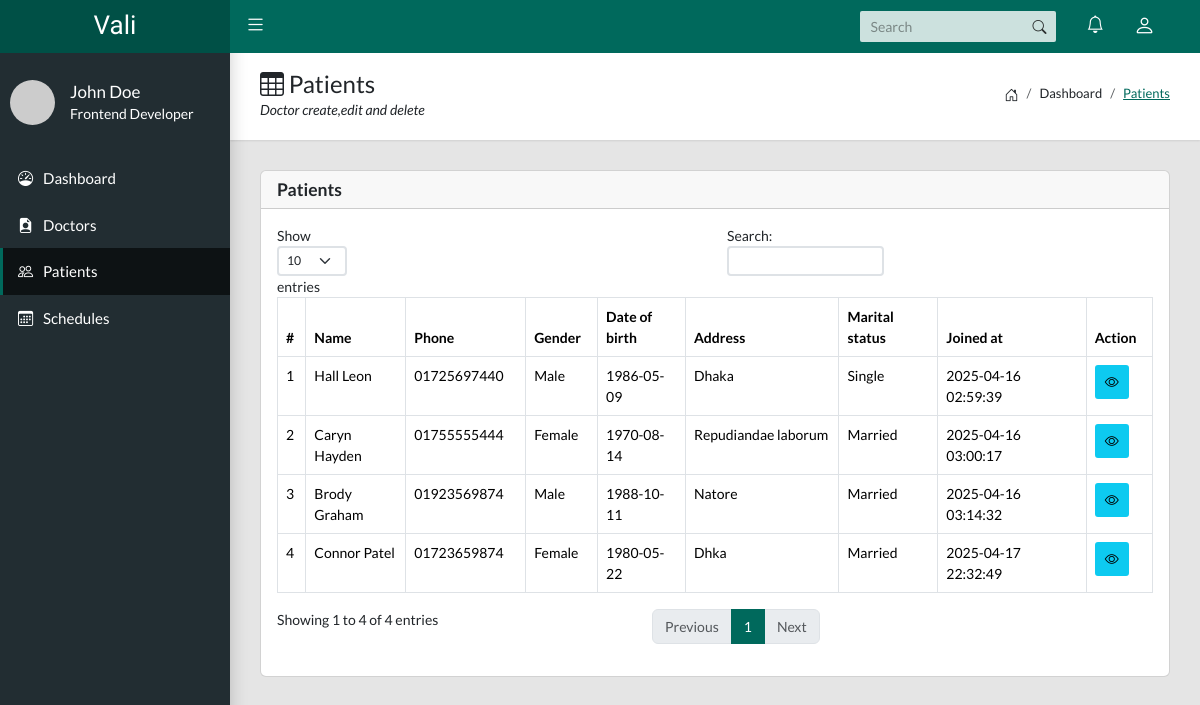
The page /admin/patient.php on the database as committed earlier.
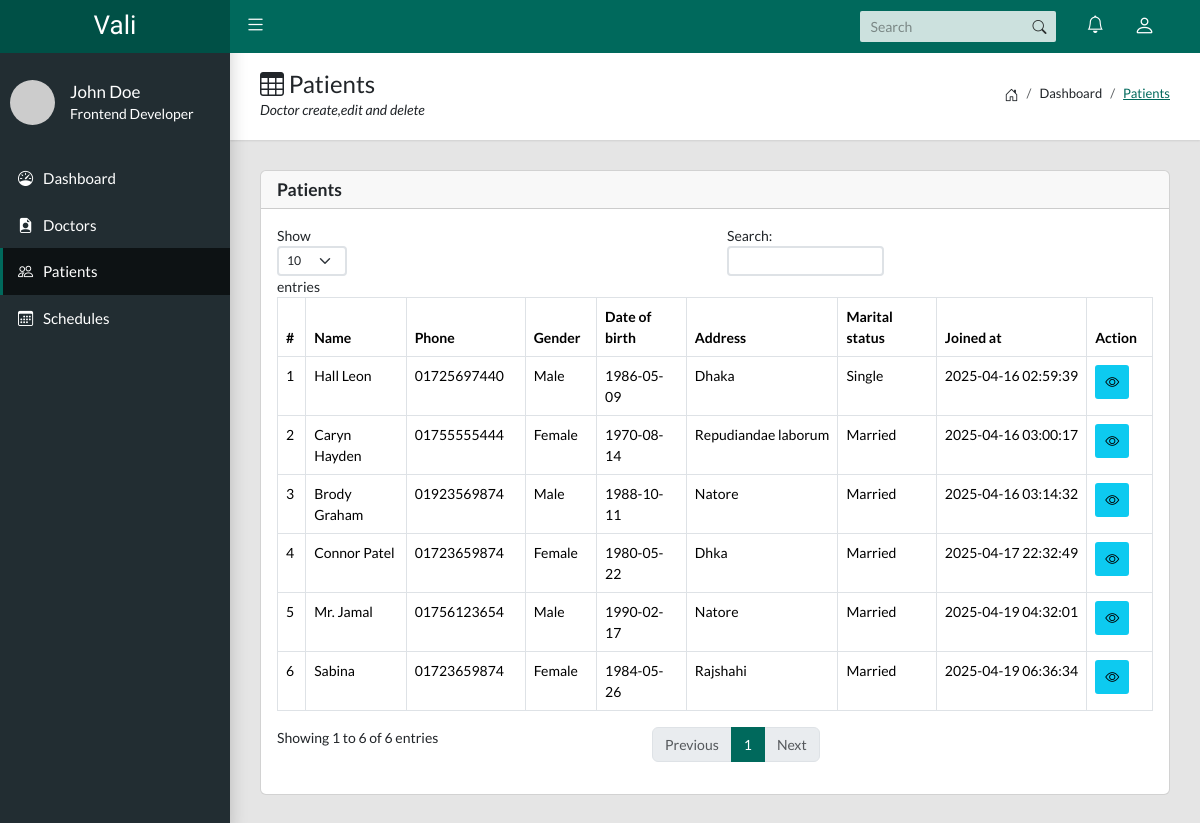
The same page on the database as committed later.
### tables this page shows
CREATE TABLE `patients` (
  `id` int NOT NULL,
  `user_id` int NOT NULL,
  `name` varchar(255) NOT NULL,
  `phone` varchar(15) NOT NULL,
  `address` text NOT NULL,
  `gender` varchar(255) NOT NULL,
  `dob` date NOT NULL,
  `marital_status` enum('Single','Married') NOT NULL,
  `created_at` timestamp NULL DEFAULT NULL
);

### admin/patient.php (the view, shortened to what this page needs)
<?php
include_once('layout/head.php');
?>
<body class="app sidebar-mini">
    <?php
    include_once('layout/header.php');
    ?>
    <?php
    include_once('layout/sidebar.php');
    ?>
    <main class="app-content">
        <div class="app-title">
            <div>
                <h1><i class="bi bi-table"></i> Patients</h1>
                <p>Doctor create,edit and delete</p>
            </div>
            <ul class="app-breadcrumb breadcrumb side">
                <li class="breadcrumb-item"><i class="bi bi-house-door fs-6"></i></li>
                <li class="breadcrumb-item">Dashboard</li>
                <li class="breadcrumb-item active"><a href="#">Patients</a></li>
            </ul>
        </div>
        <div class="row">
            <div class="col-md-12">
                <div class="card">
                    <div class="card-header">
                        <div class="row align-items-center">
                            <div class="col-md-6">
                                <h5 class="tile-title mb-0">Patients</h5>
                            </div>
                        </div>
                    </div>
                    <div class="card-body">
                        <div class="table-responsive">
                            <table class="table table-hover table-bordered" id="doctorTable">
                                <thead>
                                    <tr>
                                        <th>#</th>
                                        <th>Name</th>
                                        <th>Phone</th>
                                        <th>Gender</th>
                                        <th>Date of birth</th>
                                        <th>Address</th>
                                        <th>Marital status</th>
                                        <th>Joined at</th>
                                        <th>Action</th>
                                    </tr>
                                </thead>
                                <tbody>
                                    <?php
                                    $sql = "SELECT * FROM patients";
                                    $result = $conn->query($sql);
                                    if ($result->rowCount() > 0) {
                                        $rows = $result->fetchAll(PDO::FETCH_OBJ);
                                        foreach ($rows as $row) {
                                    ?>
                                            <tr>
                                                <td><?php echo $row->id; ?></td>
                                                <td><?php echo $row->name; ?></td>
                                                <td><?php echo $row->phone; ?></td>
                                                <td><?php echo $row->gender; ?></td>
                                                <td><?php echo $row->dob; ?></td>
                                                <td><?php echo $row->address; ?></td>
                                                <td><?php echo $row->marital_status; ?></td>
                                                <td><?php echo $row->created_at; ?></td>
                                                <td>
                                                    <a href="show-patient.php?id=<?php echo $row->id; ?>" class="btn btn-info btn-sm"><i class="bi bi-eye"></i></a>
                                                </td>
                                            </tr>
                                    <?php
                                        }
                                    }
                                    ?>
                                </tbody>
                            </table>
                        </div>
                    </div>
                </div>
            </div>
        </div>
    </main>
</body>
</html>

Rows that differ between the two databases and show on the page:
added patients: id "5", name "Mr. Jamal", phone "01756123654", gender "Male", dob "1990-02-17", address "Natore", marital_status "Married", created_at "2025-04-19 04:32:01"
added patients: id "6", name "Sabina", phone "01723659874", gender "Female", dob "1984-05-26", address "Rajshahi", marital_status "Married", created_at "2025-04-19 06:36:34"
Other text that changed with them:
text written by a page script: "Show entries Search: Showing 1 to 4 of 4 entries Previous 1 Next" → "Show entries Search: Showing 1 to 6 of 6 entries Previous 1 Next"
